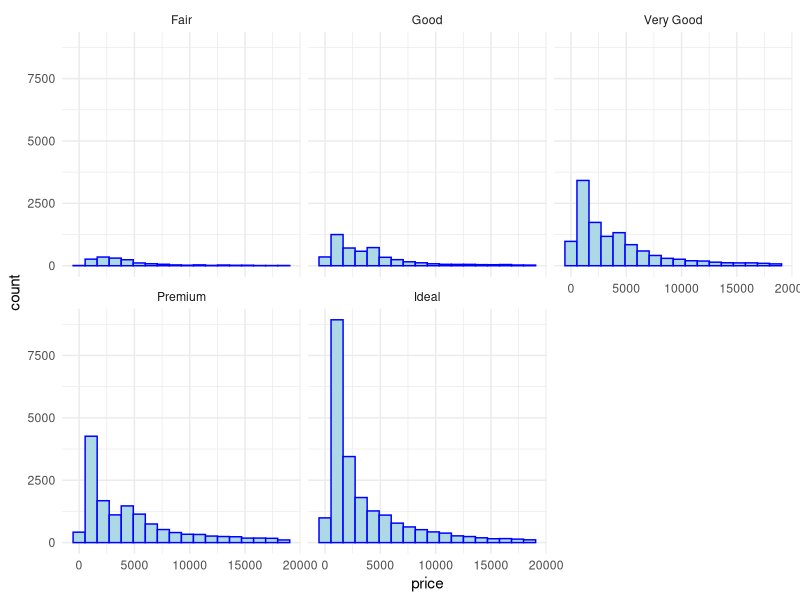
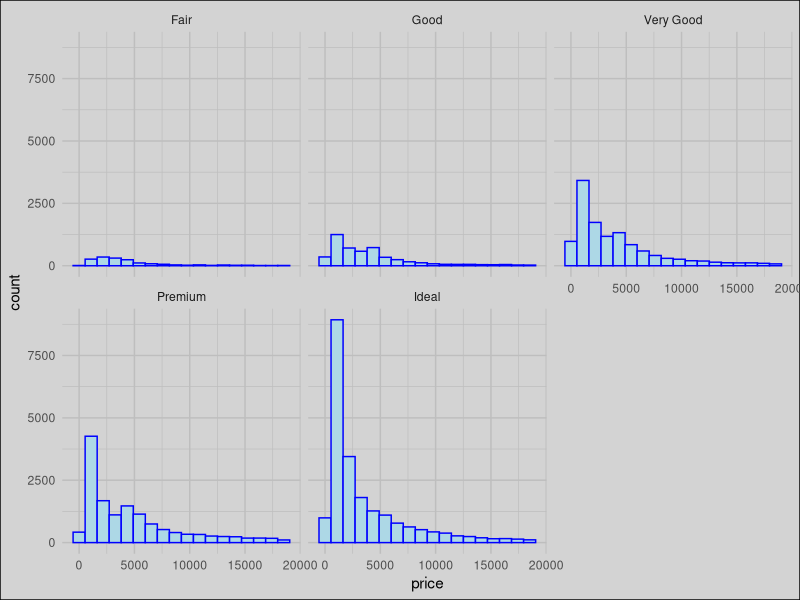

Reproduce these figures in R, in order.
## ---- chunk 1
library(tidyverse)
head(diamonds)

ggplot(data = diamonds, aes(x = price)) +
  geom_histogram(bins = 18, colour = "blue", fill = "lightblue") +
  facet_wrap(~cut) +
  theme_minimal()
## ---- chunk 2
ggplot(data = diamonds, aes(x = price)) +
  geom_histogram(bins = 18, colour = "blue", fill = "lightblue") +
  facet_wrap(~cut) +
  theme_minimal() +
  theme(panel.grid = element_line(colour = "gray"),
        plot.background = element_rect(fill = "lightgray"))
